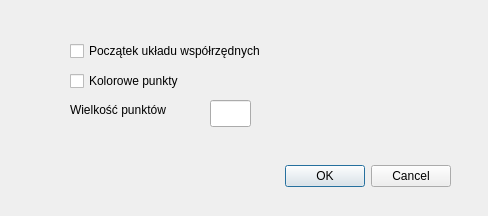
<?xml version="1.0" encoding="UTF-8"?>
<ui version="4.0">
 <class>Dialog</class>
 <widget class="QDialog" name="Dialog">
  <property name="geometry">
   <rect>
    <x>0</x>
    <y>0</y>
    <width>488</width>
    <height>216</height>
   </rect>
  </property>
  <property name="windowTitle">
   <string>Ustawienia wizualizacji</string>
  </property>
  <widget class="QDialogButtonBox" name="buttonBox">
   <property name="geometry">
    <rect>
     <x>270</x>
     <y>160</y>
     <width>181</width>
     <height>32</height>
    </rect>
   </property>
   <property name="orientation">
    <enum>Qt::Horizontal</enum>
   </property>
   <property name="standardButtons">
    <set>QDialogButtonBox::Cancel|QDialogButtonBox::Ok</set>
   </property>
  </widget>
  <widget class="QCheckBox" name="checkBoxUW">
   <property name="geometry">
    <rect>
     <x>70</x>
     <y>40</y>
     <width>251</width>
     <height>22</height>
    </rect>
   </property>
   <property name="text">
    <string>Początek układu współrzędnych</string>
   </property>
  </widget>
  <widget class="QLineEdit" name="choosePointsSize">
   <property name="geometry">
    <rect>
     <x>210</x>
     <y>100</y>
     <width>41</width>
     <height>27</height>
    </rect>
   </property>
  </widget>
  <widget class="QLabel" name="label_12">
   <property name="geometry">
    <rect>
     <x>70</x>
     <y>100</y>
     <width>151</width>
     <height>20</height>
    </rect>
   </property>
   <property name="text">
    <string>Wielkość punktów</string>
   </property>
  </widget>
  <widget class="QCheckBox" name="checkBoxColors">
   <property name="geometry">
    <rect>
     <x>70</x>
     <y>70</y>
     <width>161</width>
     <height>22</height>
    </rect>
   </property>
   <property name="text">
    <string>Kolorowe punkty</string>
   </property>
  </widget>
 </widget>
 <resources/>
 <connections>
  <connection>
   <sender>buttonBox</sender>
   <signal>rejected()</signal>
   <receiver>Dialog</receiver>
   <slot>reject()</slot>
   <hints>
    <hint type="sourcelabel">
     <x>395</x>
     <y>229</y>
    </hint>
    <hint type="destinationlabel">
     <x>403</x>
     <y>328</y>
    </hint>
   </hints>
  </connection>
  <connection>
   <sender>buttonBox</sender>
   <signal>accepted()</signal>
   <receiver>Dialog</receiver>
   <slot>accept()</slot>
   <hints>
    <hint type="sourcelabel">
     <x>328</x>
     <y>226</y>
    </hint>
    <hint type="destinationlabel">
     <x>334</x>
     <y>295</y>
    </hint>
   </hints>
  </connection>
 </connections>
</ui>
